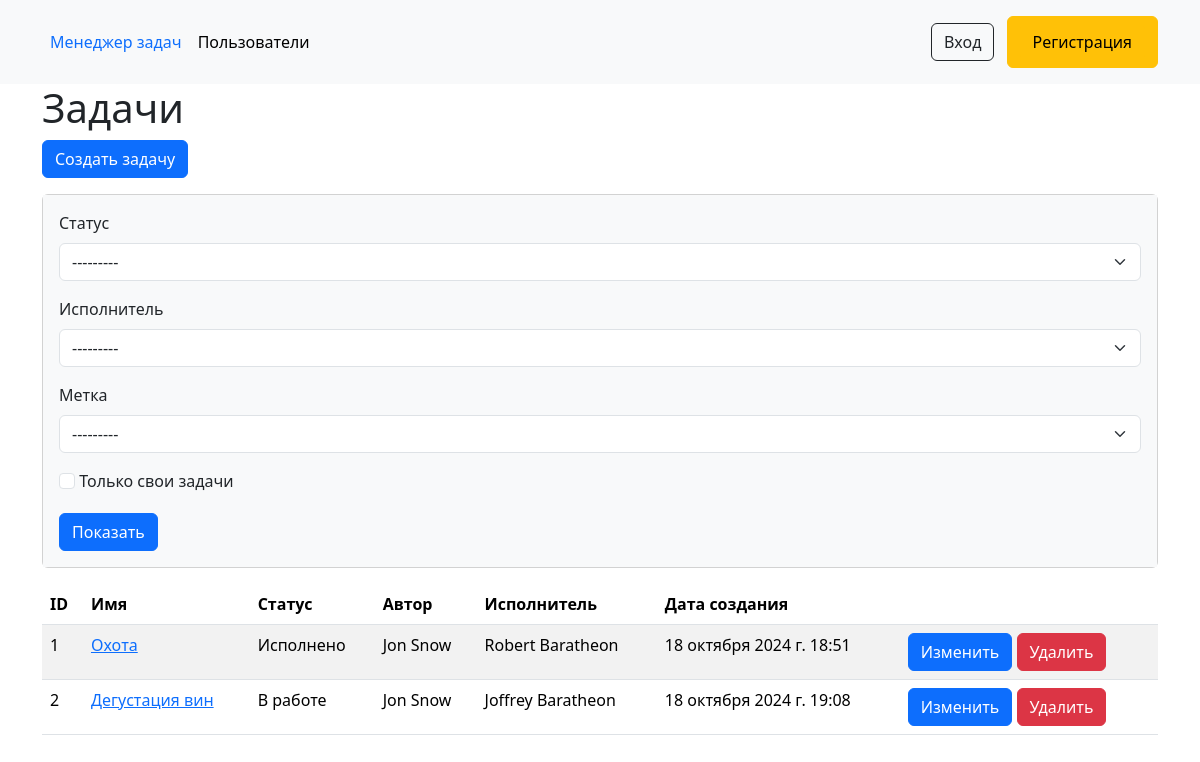
/tasks/, run on an earlier commit of the app's database.
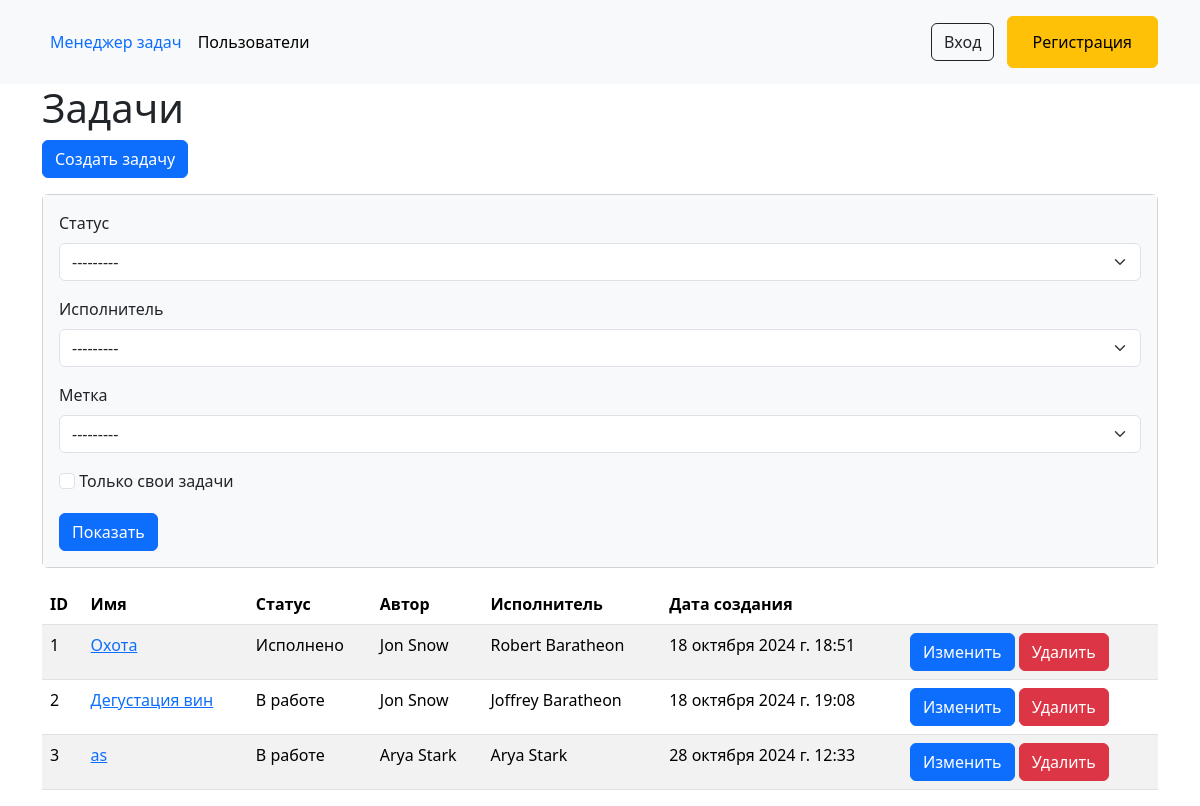
And on a later commit of the database.
### task_manager/tasks/models.py (models this page shows, shortened)
class Task(models.Model):
    name = models.CharField(max_length=255, unique=True, blank=False)
    description = models.TextField(blank=False)
    status = models.ForeignKey(Status, blank=False, on_delete=models.PROTECT)
    executor = models.ForeignKey(User, blank=False, on_delete=models.PROTECT)
    labels = models.ManyToManyField(Label, blank=True)
    creator = models.ForeignKey(
        User, on_delete=models.PROTECT, related_name='created_tasks')
    created_at = models.DateTimeField(auto_now_add=True)

### task_manager/statuses/models.py (models this page shows)
class Status(models.Model):
    name = models.CharField(max_length=255,
                            unique=True,
                            verbose_name=gettext("Name"))
    created_at = models.DateTimeField(auto_now_add=True)
    def __str__(self):
        return self.name

### task_manager/tasks/views.py (the view, shortened to what this page needs)
# urls.py: path('', views.TaskListView.as_view(), name='tasks_list'),
class TaskListView(FilterView):
    model = Task
    filterset_class = TaskFilter
    template_name = 'tasks/tasks_list.html'
    context_object_name = 'tasks'

### task_manager/labels/models.py (called while the page is built)
    def __str__(self):
        return self.name

### task_manager/templates/tasks/tasks_list.html
{% extends 'base.html' %}
{% load i18n %}
{% block content %}
<div class="container">
    <h1>{% translate "Tasks" %}</h1>
    <a href="{% url 'task_create' %}" class="btn btn-primary">{% trans "Create task" %}</a>
    <div class="card mb-3 mt-3">
        <div class="card-body bg-light">
            <form method="get">
                {% for field in filter.form %}
                    <div class="form-group">
                        {% if field.name == "filter_own_tasks" %}
                            <label for="{{ field.id_for_label }}">
                                {{ field }} <label class="form-check-label" for="id_self_tasks">Только свои задачи</label>
                            </label>
                        {% else %}
                            <label class="form-label" for="id_label">{{ field.label }}</label>
                            {{ field }}
                        {% endif %}
                    </div>
                {% endfor %}
                <button type="submit" class="btn btn-primary">{% translate "Show" %}</button>
            </form>
        </div>
    </div>
    <table class="table table-striped">
        <thead>
            <tr>
                <th>ID</th>
                <th>{% translate "Name" %}</th>
                <th>{% translate "Status" %}</th>
                <th>{% translate "Author" %}</th>
                <th>{% translate "Executor" %}</th>
                <th>{% translate "Created at" %}</th>
                <th></th>
            </tr>
        </thead>
        <tbody>
            {% for task in tasks %}
            <tr>
                <td>{{ task.id }}</td>
                <td><a href="{% url 'task_detail' task.pk %}">{{ task.name }}</a></td>
                <td>{{ task.status }}</td>
                <td>{{ task.creator.first_name }} {{ task.creator.last_name }}</td>
                <td>{{ task.executor.first_name }} {{ task.executor.last_name }}</td>
                <td>{{ task.created_at }}</td>
                <td>
                    <a href="{% url 'task_update' task.pk %}" class="btn btn-primary">{% translate "Edit" %}</a>
                    <a href="{% url 'task_delete' task.pk %}" class="btn btn-danger">{% translate "Delete" %}</a>
                </td>
            </tr>
            {% endfor %}
        </tbody>
    </table>
</div>
{% endblock %}

### task_manager/templates/base.html (shortened to what this page needs)
<!DOCTYPE html>
<html lang="en">
<head>
    {% load django_bootstrap5 %}
    {% bootstrap_css %}
    {% load i18n %}
</head>
<body>
    <header class="p-3 bg-light text-white">
        <div class="container">
            <div class="d-flex flex-wrap align-items-center justify-content-center justify-content-lg-start">
                <ul class="nav col-12 col-lg-auto me-lg-auto mb-2 justify-content-center mb-md-0">
                    <li><a href="/" class="nav-link px-2 text-primary">{% translate "Task manager" %}</a></li>
                    <li><a href="/users/" class="nav-link px-2 text-black">{% translate "Users" %}</a></li>
                </ul>
                <div class="text-end">
                    {% if user.is_authenticated %}
                        <a href="{% url 'logout' %}"><button type="button" class="btn btn-outline-dark me-2">{% translate "Logout" %}</button></a>
                    {% else %}
                        <a href="{% url 'login' %}"><button type="button" class="btn btn-outline-dark me-2">{% translate "Login" %}</button></a>
                        <a href="{% url 'signup' %}" class="btn btn-warning"><button type="button" class="btn btn-warning">{% translate "Sign-up" %}</button></a>
                    {% endif %}
                </div>
            </div>
        </div>
    </header>
    {% block content %}{% endblock %}
</body>
</html>

What changed in the data, as far as the page shows it:
added Task: id "3", name "as", status "В работе", creator.first_name "Arya", creator.last_name "Stark", executor.first_name "Arya", executor.last_name "Stark", created_at "28 октября 2024 г. 12:33"
